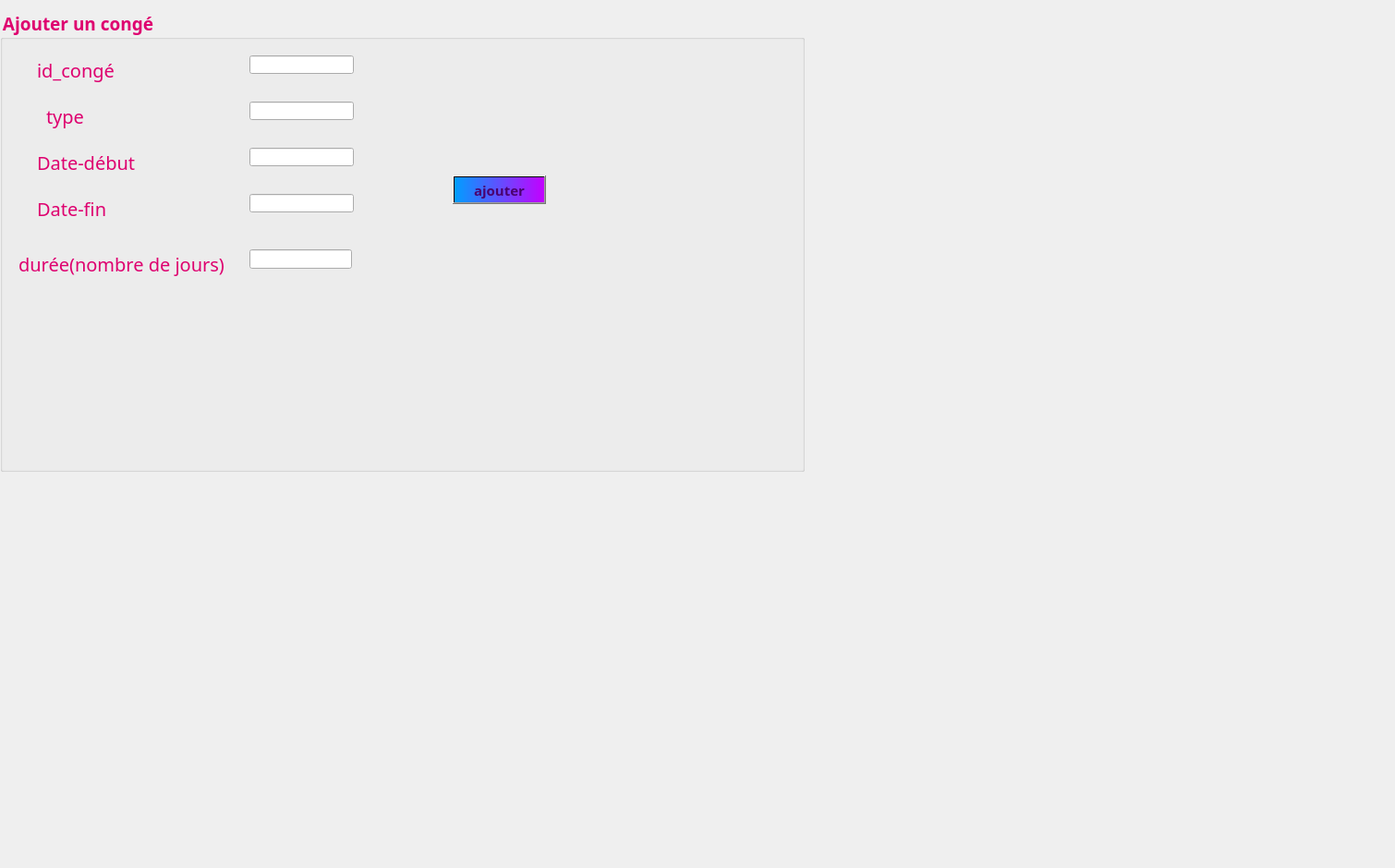
     <widget class="QWidget" name="ajoutercong">
      <attribute name="title">
       <string>Ajouter</string>
      </attribute>
      <widget class="QGroupBox" name="ajouteruncong">
       <property name="geometry">
        <rect>
         <x>0</x>
         <y>10</y>
         <width>871</width>
         <height>501</height>
        </rect>
       </property>
       <property name="font">
        <font>
         <family>Lucida Calligraphy</family>
         <pointsize>14</pointsize>
         <weight>75</weight>
         <bold>true</bold>
        </font>
       </property>
       <property name="styleSheet">
        <string notr="true">color: rgb(222, 0, 111);
</string>
       </property>
       <property name="title">
        <string>Ajouter un congé</string>
       </property>
       <property name="flat">
        <bool>false</bool>
       </property>
       <property name="checkable">
        <bool>false</bool>
       </property>
       <widget class="QLabel" name="label_duree">
        <property name="geometry">
         <rect>
          <x>20</x>
          <y>260</y>
          <width>261</width>
          <height>31</height>
         </rect>
        </property>
        <property name="font">
         <font>
          <family>Lucida Calligraphy</family>
          <pointsize>15</pointsize>
         </font>
        </property>
        <property name="text">
         <string>durée(nombre de jours)</string>
        </property>
       </widget>
       <widget class="QLabel" name="label_id">
        <property name="geometry">
         <rect>
          <x>40</x>
          <y>50</y>
          <width>171</width>
          <height>31</height>
         </rect>
        </property>
        <property name="font">
         <font>
          <family>Lucida Calligraphy</family>
          <pointsize>15</pointsize>
         </font>
        </property>
        <property name="text">
         <string>id_congé</string>
        </property>
       </widget>
       <widget class="QLabel" name="label_datedeb">
        <property name="geometry">
         <rect>
          <x>40</x>
          <y>150</y>
          <width>171</width>
          <height>31</height>
         </rect>
        </property>
        <property name="font">
         <font>
          <family>Lucida Calligraphy</family>
          <pointsize>15</pointsize>
         </font>
        </property>
        <property name="text">
         <string>Date-début</string>
        </property>
       </widget>
       <widget class="QLabel" name="label_type">
        <property name="geometry">
         <rect>
          <x>50</x>
          <y>100</y>
          <width>171</width>
          <height>31</height>
         </rect>
        </property>
        <property name="font">
         <font>
          <family>Lucida Calligraphy</family>
          <pointsize>15</pointsize>
         </font>
        </property>
        <property name="text">
         <string>type</string>
        </property>
       </widget>
       <widget class="QLabel" name="label_datefin">
        <property name="geometry">
         <rect>
          <x>40</x>
          <y>200</y>
          <width>171</width>
          <height>31</height>
         </rect>
        </property>
        <property name="font">
         <font>
          <family>Lucida Calligraphy</family>
          <pointsize>15</pointsize>
         </font>
        </property>
        <property name="text">
         <string>Date-fin</string>
        </property>
       </widget>
       <widget class="QPushButton" name="pushButton_ajouterconges">
        <property name="geometry">
         <rect>
          <x>490</x>
          <y>180</y>
          <width>101</width>
          <height>31</height>
         </rect>
        </property>
        <property name="font">
         <font>
          <family>Lucida Calligraphy</family>
          <pointsize>11</pointsize>
          <weight>75</weight>
          <bold>true</bold>
         </font>
        </property>
        <property name="styleSheet">
         <string notr="true">background-color: qlineargradient(spread:pad, x1:0, y1:0, x2:1, y2:0, stop:0 rgba(0, 158, 255, 255), stop:1 rgba(195, 0, 255, 255));
color: rgb(74, 0, 111);</string>
        </property>
        <property name="text">
         <string>ajouter</string>
        </property>
       </widget>
       <widget class="QLineEdit" name="idc">
        <property name="geometry">
         <rect>
          <x>270</x>
          <y>50</y>
          <width>113</width>
          <height>20</height>
         </rect>
        </property>
       </widget>
       <widget class="QLineEdit" name="type">
        <property name="geometry">
         <rect>
          <x>270</x>
          <y>100</y>
          <width>113</width>
          <height>20</height>
         </rect>
        </property>
       </widget>
       <widget class="QLineEdit" name="datedeb">
        <property name="geometry">
         <rect>
          <x>270</x>
          <y>150</y>
          <width>113</width>
          <height>20</height>
         </rect>
        </property>
       </widget>
       <widget class="QLineEdit" name="duree">
        <property name="geometry">
         <rect>
          <x>270</x>
          <y>260</y>
          <width>111</width>
          <height>21</height>
         </rect>
        </property>
       </widget>
       <widget class="QLineEdit" name="datefin">
        <property name="geometry">
         <rect>
          <x>270</x>
          <y>200</y>
          <width>113</width>
          <height>20</height>
         </rect>
        </property>
       </widget>
      </widget>
      <widget class="QLabel" name="label_photo_16">
       <property name="geometry">
        <rect>
         <x>-80</x>
         <y>-20</y>
         <width>1501</width>
         <height>931</height>
        </rect>
       </property>
       <property name="text">
        <string/>
       </property>
       <property name="pixmap">
        <pixmap>../imagesQT/mailingback.jpg</pixmap>
       </property>
      </widget>
      <zorder>label_photo_16</zorder>
      <zorder>ajouteruncong</zorder>
     </widget>
